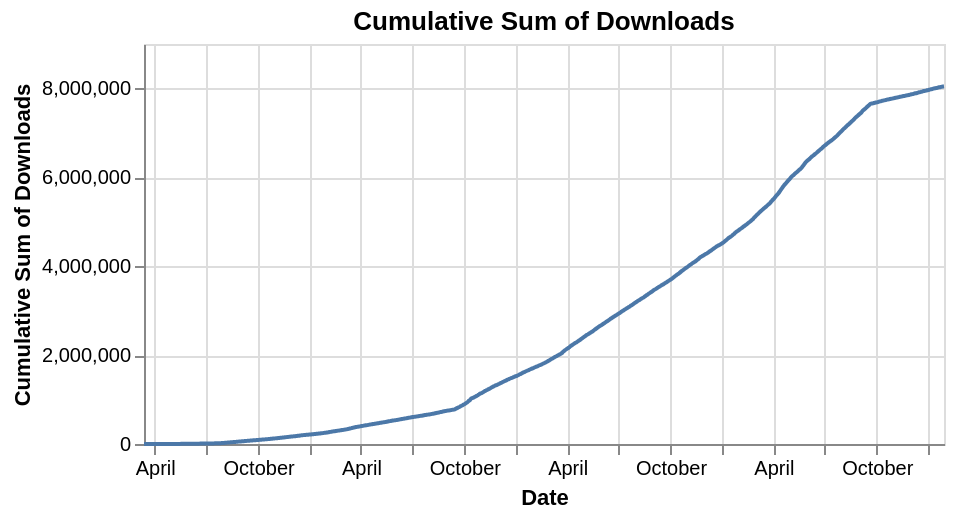

Specify this chart in Vega-Lite:
### Vega-Lite specification from a JSON file in a GitHub repository (floating-point values rounded to 4 significant figures; data arrays with more than 128 entries replaced by an {"elided": "..."} marker saying what was removed)
{"config": {"view": {"continuousWidth": 400, "continuousHeight": 300}}, "data": {"name": "data-037eb4e69f6fd7e0d76e0699d2e0665e"}, "mark": "line", "encoding": {"tooltip": [{"field": "date", "format": "%Y-%m-%d", "title": "Date", "type": "temporal"}, {"field": "cumulative_sum", "format": ",.0f", "title": "Cumulative Sum of Downloads", "type": "quantitative"}], "x": {"axis": {"title": "Date"}, "field": "date", "type": "temporal"}, "y": {"axis": {"title": "Cumulative Sum of Downloads"}, "field": "cumulative_sum", "type": "quantitative"}}, "height": 200, "title": "Cumulative Sum of Downloads", "transform": [{"window": [{"op": "sum", "field": "download_count", "as": "cumulative_sum"}], "sort": [{"field": "date"}]}], "$schema": "https://vega.github.io/schema/vega-lite/v4.17.0.json", "datasets": {"data-037eb4e69f6fd7e0d76e0699d2e0665e": {"elided": "1412 records"}}}
